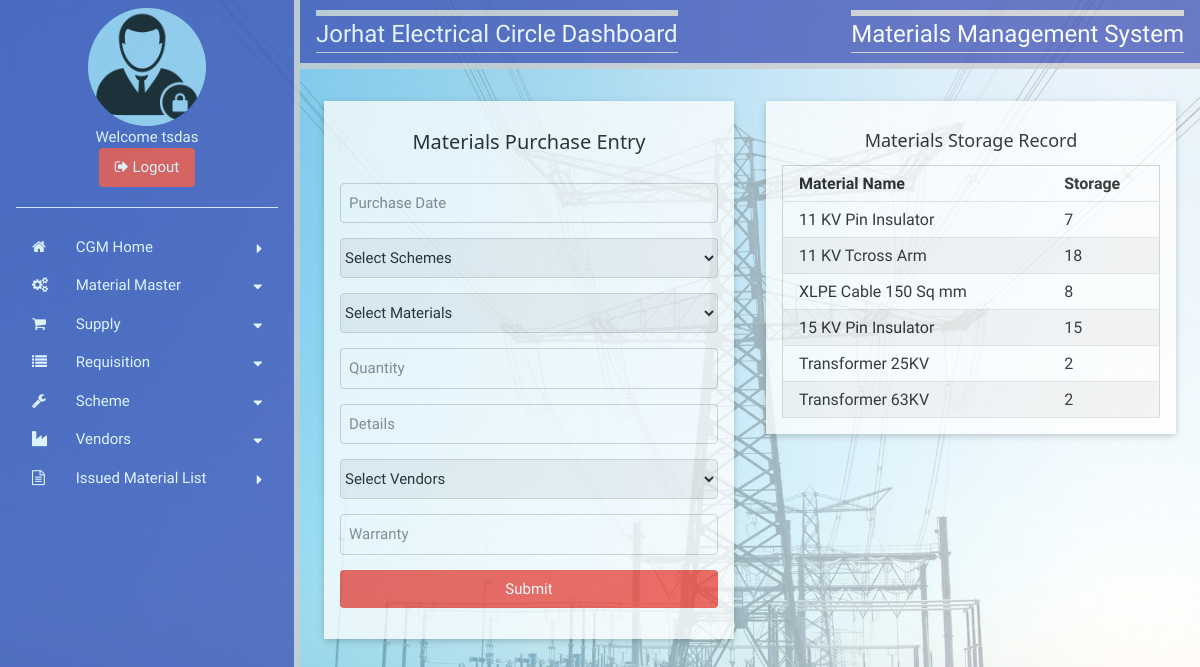
Screenshot of /APDCLTS/mCStore.php (signed in) with the database file from the repository.
### tables this page shows
CREATE TABLE `users` (
  `usertype` varchar(20) NOT NULL,
  `department` varchar(255) NOT NULL,
  `userid` varchar(100) NOT NULL,
  `password` varchar(100) NOT NULL,
  PRIMARY KEY (`userid`)
);

CREATE TABLE `storage` (
  `mid` int(11) NOT NULL,
  `dept` varchar(40) NOT NULL,
  `stock` int(11) NOT NULL,
  PRIMARY KEY (`mid`,`dept`)
);

CREATE TABLE `materials` (
  `mid` int(11) NOT NULL AUTO_INCREMENT,
  `mname` varchar(200) NOT NULL,
  `details` varchar(200) NOT NULL,
  PRIMARY KEY (`mid`)
);

### APDCLTS/mCStore.php (the view, shortened to what this page needs)
<?php
	include "include/connect.php";
	$uid=$_SESSION["uname"];
	$sql="Select department from users where userid='$uid'";
	$result=mysqli_query($link,$sql);
	$row=mysqli_fetch_array($result);
	$divn=$row[0];
    $sql="Select usertype from users where userid='$uid'";
    $result=mysqli_query($link,$sql);
    $row=mysqli_fetch_array($result);
    $utype=$row[0];
?>
<!doctype html>
<html>
<head>
<link href="css/w3.css" type="text/css" rel="stylesheet">
<link href="css/style.css" type="text/css" rel="stylesheet">
<link rel="stylesheet" href="https://cdnjs.cloudflare.com/ajax/libs/font-awesome/4.7.0/css/font-awesome.min.css">
<link href="jQueryAssets/jquery.ui.core.min.css" rel="stylesheet" type="text/css">
<link href="jQueryAssets/jquery.ui.theme.min.css" rel="stylesheet" type="text/css">
<link href="jQueryAssets/jquery.ui.datepicker.min.css" rel="stylesheet" type="text/css">
</head>
<body>
    <?php
        if($_SESSION["utype"]=="Central Store")
        {
            include "cstoresbar.php";
        }
        else
        {
            include "cgmSbar.php";
        }
    ?>
  <div  style="margin-left:300px;">
		 <div class="w3-container w3-indigo w3-right-align w3-opacity-min w3-bottombar">
		    <div class="w3-left">
		        <h3 class="topbar w3-border-bottom"><?php echo $divn; ?> Dashboard</h3>
		    </div>
		    <div class="w3-right">
		        <h3 class="topbar w3-border-bottom">Materials Management System</h3>
		  </div>
	   </div>
        <div class="w3-row-padding" style="margin-top:32px;">
        	<div class="half">
            	<div class="container">
            		<div class="w3-card-2 w3-white w3-opacity-min padding-16">
                    <h4 align="center">Materials Purchase Entry</h4>
                    <div class="w3-container">
                        <form name="form3" id="form3" method="post" action="postmCStore.php">
                            <p>
                                <input type="text" id="sdate" name="sdate" class="w3-input w3-round w3-border" placeholder="Purchase Date">
                           </p>
                            <p>
                                <select name="scid" class="w3-select w3-round w3-border">
                                    <option selected>Select Schemes</option>
                                </select>
                            </p>
                           <p>
                                <select name="mid" class="w3-select w3-round w3-border">
                                    <option selected>Select Materials</option>
                                </select>
                            </p>
                            <p>
                                <input type="text" name="quantity" class="w3-input w3-round w3-border" placeholder="Quantity">
                            </p>
                             <p>
                                <input type="text" name="details" class="w3-input w3-round w3-border" placeholder="Details">
                            </p>
                             <p>
                                <select name="vendid" class="w3-select w3-round w3-border">
                                    <option selected>Select Vendors</option>
                                </select>
                            </p>
                            <p>
                                <input type="text" name="warranty" class="w3-input w3-round w3-border" placeholder="Warranty">
                            </p>
                            <p>
                            <input type="submit" name="submit" class="w3-btn w3-bar w3-round w3-red" value="Submit">
                            </p>
                        </form>
                    </div>
                    </div>
                </div>
            </div>
            <div class="half">
            	<div class="container">
            		<div class="w3-card-2 w3-white w3-opacity-min padding-16">
                    <h5 align="center">Materials Storage Record</h5>
                    <div class="container">
                    <?php
						$sql = "SELECT A.mname,B.stock FROM materials as A, storage as B where A.mid=B.mid and B.dept='$utype'";
						if($result = mysqli_query($link,$sql))
						{
							$rows = mysqli_fetch_all($result);
						}
					?>
                	<?php if(!empty($rows)){ ?>
                    <table class="w3-table-all">
                            <thead>
                              <tr>
                                <th>Material Name</th>
                                <th>Storage</th>
                              </tr>
                            </thead>
                            <tbody>
                                <?php foreach ($rows as $row): ?>
                                   <tr>
                                     <td> <?php echo $row[0]; ?></td>
                                     <td> <?php echo $row[1]; ?></td>
                                   </tr>
                                <?php endforeach; ?>
                            </tbody>
                	<?php } ?>
                    </div>
                    </div>
                </div>
            </div>
        </div>
    </div>
</body>
</html>

### APDCLTS/css/w3.css (style rules this page uses)
*,*:before,*:after { box-sizing:inherit }
html { -ms-text-size-adjust:100%;-webkit-text-size-adjust:100% }
body { margin:0 }
button,input,select,textarea { font:inherit;margin:0 }
button,input { overflow:visible }
button,select { text-transform:none }
button,html [type=button],[type=reset],[type=submit] { -webkit-appearance:button }
html,body { font-family:Verdana,sans-serif;font-size:15px;line-height:1.5 }
html { overflow-x:hidden }
h3 { font-size:24px }
h4 { font-size:20px }
h5 { font-size:18px }
h1,h2,h3,h4,h5,h6 { font-family:"Segoe UI",Arial,sans-serif;font-weight:400;margin:10px 0 }
.w3-table,.w3-table-all { border-collapse:collapse;border-spacing:0;width:100%;display:table }
.w3-table-all { border:1px solid #ccc }
.w3-bordered tr,.w3-table-all tr { border-bottom:1px solid #ddd }
.w3-table-all tr:nth-child(odd) { background-color:#fff }
.w3-table-all tr:nth-child(even) { background-color:#f1f1f1 }
.w3-table td,.w3-table th,.w3-table-all td,.w3-table-all th { padding:8px 8px;display:table-cell;text-align:left;vertical-align:top }
.w3-table th:first-child,.w3-table td:first-child,.w3-table-all th:first-child,.w3-table-all td:first-child { padding-left:16px }
.w3-btn,.w3-button { border:none;display:inline-block;padding:8px 16px;vertical-align:middle;overflow:hidden;text-decoration:none;color:inherit;background-color:inherit;text-align:center;cursor:pointer;white-space:nowrap }
.w3-btn,.w3-button { -webkit-touch-callout:none;-webkit-user-select:none;-khtml-user-select:none;-moz-user-select:none;-ms-user-select:none;user-select:none }
.w3-input { padding:8px;display:block;border:none;border-bottom:1px solid #ccc;width:100% }
.w3-select { padding:9px 0;width:100%;border:none;border-bottom:1px solid #ccc }
.w3-bar { width:100%;overflow:hidden }
.w3-container:after,.w3-container:before,.w3-panel:after,.w3-panel:before,.w3-row:after,.w3-row:before,.w3-row-padding:after,.w3-row-padding:before, .w3-cell-row:before,.w3-cell-row:after,.w3-clear:after,.w3-clear:before,.w3-bar:before,.w3-bar:after { content:"";display:table;clear:both }
.w3-round,.w3-round-medium { border-radius:4px }
.w3-row-padding,.w3-row-padding>.w3-half,.w3-row-padding>.w3-third,.w3-row-padding>.w3-twothird,.w3-row-padding>.w3-threequarter,.w3-row-padding>.w3-quarter,.w3-row-padding>.w3-col { padding:0 8px }
.w3-container,.w3-panel { padding:0.01em 16px }
.w3-card,.w3-card-2 { box-shadow:0 2px 5px 0 rgba(0,0,0,0.16),0 2px 10px 0 rgba(0,0,0,0.12) }
.w3-opacity-min { opacity:0.75 }
.w3-right-align { text-align:right!important }
.w3-border { border:1px solid #ccc!important }
.w3-border-bottom { border-bottom:1px solid #ccc!important }
.w3-bottombar { border-bottom:6px solid #ccc!important }
.w3-left { float:left!important }
.w3-right { float:right!important }
.w3-indigo,.w3-hover-indigo:hover { color:#fff!important;background-color:#3f51b5!important }
.w3-red,.w3-hover-red:hover { color:#fff!important;background-color:#f44336!important }
.w3-white,.w3-hover-white:hover { color:#000!important;background-color:#fff!important }

### APDCLTS/css/style.css (style rules this page uses)
*,*:before,*:after { box-sizing:inherit }
html { -ms-text-size-adjust:100%;-webkit-text-size-adjust:100% }
body { margin:0 }
button,input,select,textarea { font:inherit;margin:0 }
button,input { overflow:visible }
button,select { text-transform:none }
button,html [type=button],[type=reset],[type=submit] { -webkit-appearance:button }
html,body { font-family:Verdana,sans-serif;font-size:15px;line-height:1.5 }
html { overflow-x:hidden }
h3 { font-size:24px }
h4 { font-size:20px }
h5 { font-size:18px }
h1,h2,h3,h4,h5,h6 { font-family:"Segoe UI",Arial,sans-serif;font-weight:400;margin:10px 0 }
.container:after,.container:before,.panel:after,.panel:before,.row:after,.row:before,.row-padding:after,.row-padding:before, .cell-row:before,.cell-row:after,.clear:after,.clear:before,.bar:before,.bar:after { content:"";display:table;clear:both }
.col,.half,.third,.twothird,.threequarter,.quarter { float:left;width:100% }
@media (min-width:601px) { .col.m6,.half { width:49.99999% } }
.container,.panel { padding:0.01em 16px }
.topbar { border-top:6px solid #ccc!important }
.padding-16 { padding-top:16px!important;padding-bottom:16px!important }

### APDCLTS/mCStore.php (style rules this page uses)
body { font-family: 'Concert One', cursive; background-image:url(images/bgrd.jpg); background-repeat:no-repeat; background-size:cover; }
.topbar { font-family: 'Concert One', cursive; }

### rows the page displays
users: department "Jorhat Electrical Circle"
storage: mid.mname "11 KV Pin Insulator", stock "7"
storage: mid.mname "11 KV Tcross Arm", stock "18"
storage: mid.mname "XLPE Cable 150 Sq mm", stock "8"
storage: mid.mname "15 KV Pin Insulator", stock "15"
storage: mid.mname "Transformer 25KV", stock "2"
storage: mid.mname "Transformer 63KV", stock "2"

### other values shown
$uid "tsdas"
